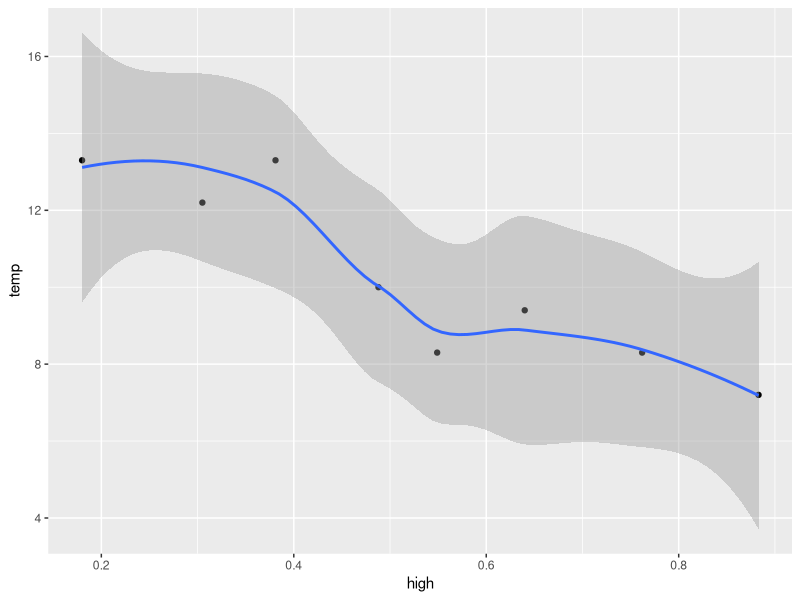
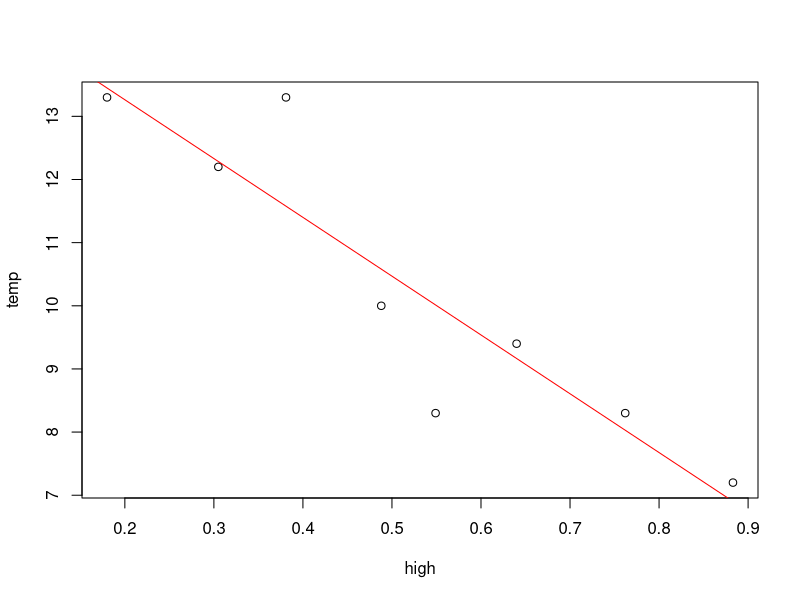

Write R code to recreate these figures, in order.
library(tidyr)
library(dplyr)
library(ggplot2)

high<-c(180,305,381,488,549,640,762,883)
high<-0.001*high
temp<-c(13.3,12.2,13.3,10.0,8.3,9.4,8.3,7.2)

list<-cbind(high,temp)
hike<-as_tibble(list)

hike %>% 
  ggplot( aes(x=high, y=temp) ) + 
  geom_point() + 
  geom_smooth()
  
model <- lm(temp ~ high, data = hike)
coef(model)
summary(model)
plot(high,temp)
abline(model,col="red")
#拟合直线斜率为-9.3，近似于-9.8